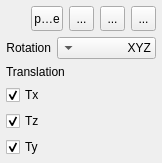
<?xml version="1.0" encoding="UTF-8"?>
<ui version="4.0">
 <class>GraphicalTransformationDlg</class>
 <widget class="QDialog" name="GraphicalTransformationDlg">
  <property name="geometry">
   <rect>
    <x>0</x>
    <y>0</y>
    <width>162</width>
    <height>145</height>
   </rect>
  </property>
  <property name="sizePolicy">
   <sizepolicy hsizetype="Maximum" vsizetype="Maximum">
    <horstretch>0</horstretch>
    <verstretch>0</verstretch>
   </sizepolicy>
  </property>
  <property name="windowTitle">
   <string>Graphical Transformation</string>
  </property>
  <layout class="QVBoxLayout" name="verticalLayout">
   <property name="leftMargin">
    <number>6</number>
   </property>
   <property name="topMargin">
    <number>6</number>
   </property>
   <property name="rightMargin">
    <number>6</number>
   </property>
   <property name="bottomMargin">
    <number>6</number>
   </property>
   <item>
    <widget class="QFrame" name="frame">
     <property name="sizePolicy">
      <sizepolicy hsizetype="Expanding" vsizetype="Maximum">
       <horstretch>0</horstretch>
       <verstretch>0</verstretch>
      </sizepolicy>
     </property>
     <layout class="QHBoxLayout" name="horizontalLayout">
      <property name="leftMargin">
       <number>0</number>
      </property>
      <property name="topMargin">
       <number>0</number>
      </property>
      <property name="rightMargin">
       <number>0</number>
      </property>
      <property name="bottomMargin">
       <number>0</number>
      </property>
      <item>
       <spacer name="horizontalSpacer">
        <property name="orientation">
         <enum>Qt::Horizontal</enum>
        </property>
        <property name="sizeType">
         <enum>QSizePolicy::Preferred</enum>
        </property>
        <property name="sizeHint" stdset="0">
         <size>
          <width>40</width>
          <height>20</height>
         </size>
        </property>
       </spacer>
      </item>
      <item>
       <widget class="QToolButton" name="pauseButton">
        <property name="minimumSize">
         <size>
          <width>25</width>
          <height>25</height>
         </size>
        </property>
        <property name="toolTip">
         <string>Pause segmentation</string>
        </property>
        <property name="statusTip">
         <string>Pause transformation (allow rotation/panning of 3D view)</string>
        </property>
        <property name="text">
         <string>pause</string>
        </property>
        <property name="icon">
         <iconset resource="icones.qrc">
          <normaloff>:/CC/images/smallPause.png</normaloff>:/CC/images/smallPause.png</iconset>
        </property>
        <property name="checkable">
         <bool>true</bool>
        </property>
        <property name="checked">
         <bool>false</bool>
        </property>
       </widget>
      </item>
      <item>
       <widget class="QToolButton" name="razButton">
        <property name="minimumSize">
         <size>
          <width>25</width>
          <height>25</height>
         </size>
        </property>
        <property name="text">
         <string>...</string>
        </property>
        <property name="icon">
         <iconset resource="icones.qrc">
          <normaloff>:/CC/images/smallReset.png</normaloff>:/CC/images/smallReset.png</iconset>
        </property>
       </widget>
      </item>
      <item>
       <widget class="QToolButton" name="okButton">
        <property name="minimumSize">
         <size>
          <width>25</width>
          <height>25</height>
         </size>
        </property>
        <property name="text">
         <string>...</string>
        </property>
        <property name="icon">
         <iconset resource="icones.qrc">
          <normaloff>:/CC/images/smallValidate.png</normaloff>:/CC/images/smallValidate.png</iconset>
        </property>
       </widget>
      </item>
      <item>
       <widget class="QToolButton" name="cancelButton">
        <property name="minimumSize">
         <size>
          <width>25</width>
          <height>25</height>
         </size>
        </property>
        <property name="text">
         <string>...</string>
        </property>
        <property name="icon">
         <iconset resource="icones.qrc">
          <normaloff>:/CC/images/smallCancel.png</normaloff>:/CC/images/smallCancel.png</iconset>
        </property>
       </widget>
      </item>
     </layout>
    </widget>
   </item>
   <item>
    <layout class="QHBoxLayout" name="horizontalLayout_2">
     <item>
      <widget class="QLabel" name="label">
       <property name="sizePolicy">
        <sizepolicy hsizetype="Maximum" vsizetype="Preferred">
         <horstretch>0</horstretch>
         <verstretch>0</verstretch>
        </sizepolicy>
       </property>
       <property name="text">
        <string>Rotation</string>
       </property>
       <property name="alignment">
        <set>Qt::AlignRight|Qt::AlignTrailing|Qt::AlignVCenter</set>
       </property>
      </widget>
     </item>
     <item>
      <widget class="QComboBox" name="rotComboBox">
       <property name="sizePolicy">
        <sizepolicy hsizetype="Preferred" vsizetype="Fixed">
         <horstretch>0</horstretch>
         <verstretch>0</verstretch>
        </sizepolicy>
       </property>
       <property name="layoutDirection">
        <enum>Qt::RightToLeft</enum>
       </property>
       <item>
        <property name="text">
         <string>XYZ</string>
        </property>
       </item>
       <item>
        <property name="text">
         <string>X</string>
        </property>
       </item>
       <item>
        <property name="text">
         <string>Y</string>
        </property>
       </item>
       <item>
        <property name="text">
         <string>Z</string>
        </property>
       </item>
      </widget>
     </item>
    </layout>
   </item>
   <item>
    <widget class="QLabel" name="label_2">
     <property name="text">
      <string>Translation</string>
     </property>
    </widget>
   </item>
   <item>
    <widget class="QCheckBox" name="TxCheckBox">
     <property name="sizePolicy">
      <sizepolicy hsizetype="Maximum" vsizetype="Fixed">
       <horstretch>0</horstretch>
       <verstretch>0</verstretch>
      </sizepolicy>
     </property>
     <property name="text">
      <string>Tx</string>
     </property>
     <property name="checked">
      <bool>true</bool>
     </property>
    </widget>
   </item>
   <item>
    <widget class="QCheckBox" name="TzCheckBox">
     <property name="sizePolicy">
      <sizepolicy hsizetype="Maximum" vsizetype="Fixed">
       <horstretch>0</horstretch>
       <verstretch>0</verstretch>
      </sizepolicy>
     </property>
     <property name="text">
      <string>Tz</string>
     </property>
     <property name="checked">
      <bool>true</bool>
     </property>
    </widget>
   </item>
   <item>
    <widget class="QCheckBox" name="TyCheckBox">
     <property name="sizePolicy">
      <sizepolicy hsizetype="Maximum" vsizetype="Fixed">
       <horstretch>0</horstretch>
       <verstretch>0</verstretch>
      </sizepolicy>
     </property>
     <property name="text">
      <string>Ty</string>
     </property>
     <property name="checked">
      <bool>true</bool>
     </property>
    </widget>
   </item>
  </layout>
 </widget>
 <resources>
  <include location="icones.qrc"/>
 </resources>
 <connections/>
</ui>
